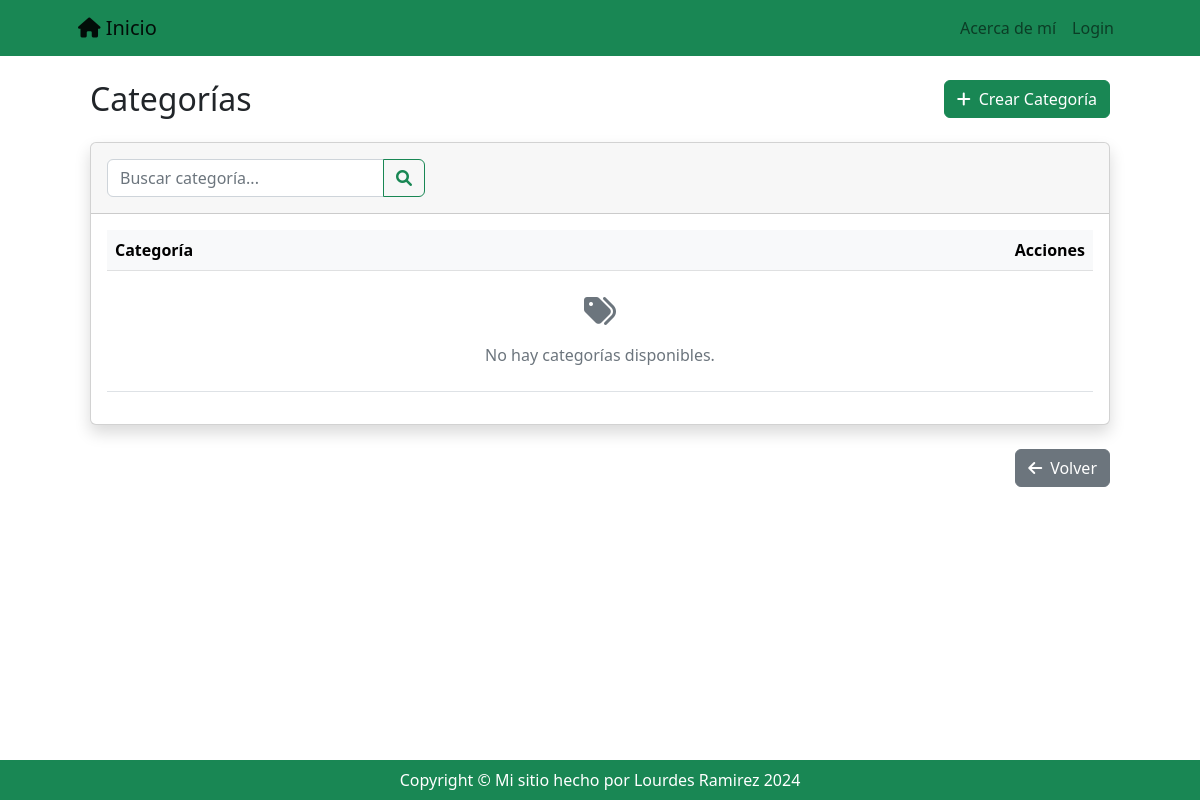
/registro/categoria/list/, run on an earlier commit of the app's database.
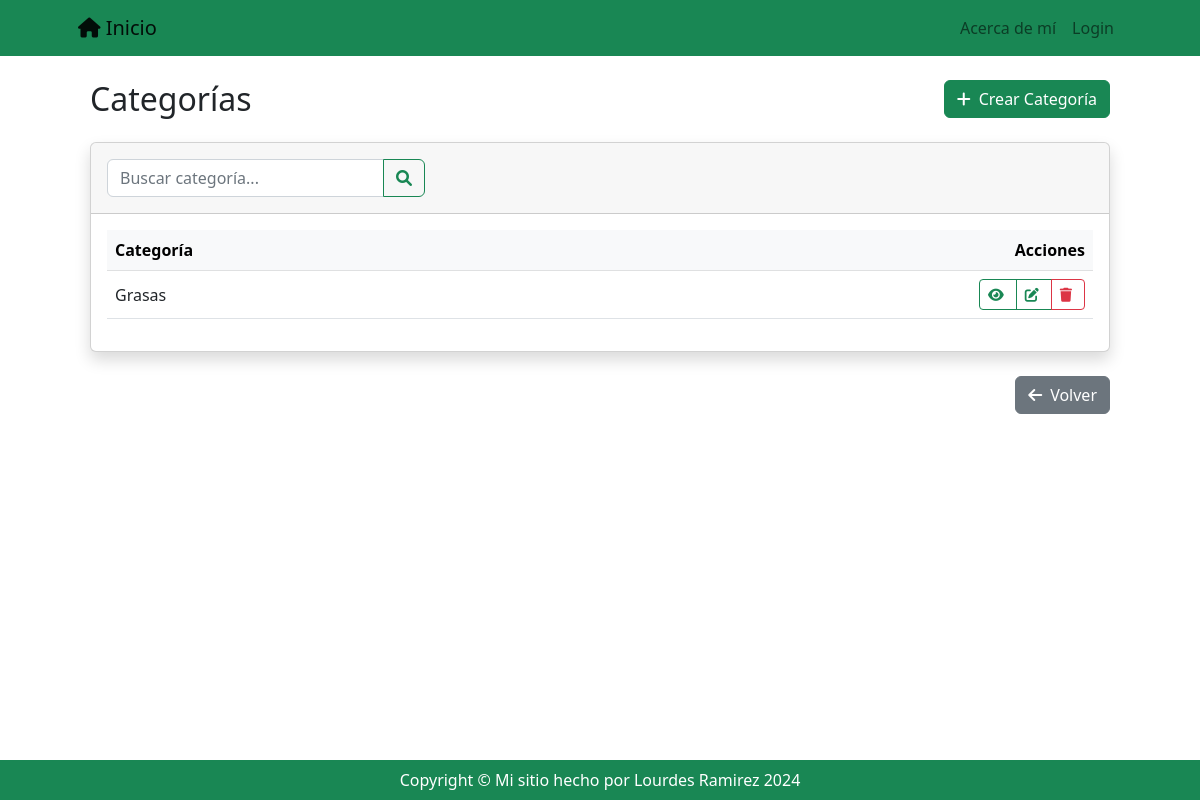
And on a later commit of the database.
### registro/models.py (models this page shows)
class Categoria(models.Model):
    nombre = models.CharField(max_length=255, unique=True)
    descripcion = models.TextField(blank=True, null=True, verbose_name='descripción')
    def __str__(self):
        return self.nombre
    class Meta:
        verbose_name = 'Categoría de Alimento'
        verbose_name_plural = 'Categorías de Alimento'

### registro/views_models/categoria.py (the view)
# urls.py: path('categoria/list/', categoria.categoria_list, name='categoria_list'),
def categoria_list(request: HttpRequest) -> HttpResponse:
    busqueda = request.GET.get('busqueda')
    if busqueda:
        queryset = Categoria.objects.filter(nombre__icontains=busqueda)
    else:
        queryset = Categoria.objects.all()
    return render(request, 'registro/categoria_list.html', {'object_list': queryset})

### registro/templates/registro/categoria_list.html (shortened to what this page needs)
{% extends 'core/base.html' %} {% block content %}
<div class="container-fluid py-4">
  <div class="d-sm-flex align-items-center justify-content-between mb-4">
    <h1 class="h2 mb-0 text-gray-800">Categorías</h1>
    <a href="{% url 'registro:categoria_create' %}" class="btn btn-success">
      <i class="fas fa-plus me-2"></i>Crear Categoría
    </a>
  </div>
  <div class="card shadow mb-4">
    <div class="card-header py-3">
      <form class="row g-3 align-items-center" method="get">
        <div class="col-12 col-md-6 col-lg-4">
          <div class="input-group">
            <input type="text" name="busqueda" class="form-control" placeholder="Buscar categoría..."
              value="{{ request.GET.busqueda }}" />
            <button type="submit" class="btn btn-outline-success">
              <i class="fas fa-search"></i>
            </button>
          </div>
        </div>
      </form>
    </div>
    <div class="card-body">
      <div class="table-responsive">
        <table class="table table-hover align-middle">
          <thead class="table-light">
            <tr>
              <th>Categoría</th>
              <th class="text-end">Acciones</th>
            </tr>
          </thead>
          <tbody>
            {% for categoria in object_list %}
            <tr>
              <td>{{ categoria }}</td>
              <td class="text-end">
                <div class="btn-group" role="group">
                  <a href="{% url 'registro:categoria_detail' categoria.id %}" class="btn btn-outline-success btn-sm">
                    <i class="fas fa-eye"></i>
                  </a>
                  <a href="{% url 'registro:categoria_update' categoria.id %}" class="btn btn-outline-success btn-sm">
                    <i class="fas fa-edit"></i>
                  </a>
                  <a href="{% url 'registro:categoria_delete' categoria.id %}" class="btn btn-outline-danger btn-sm">
                    <i class="fas fa-trash"></i>
                  </a>
                </div>
              </td>
            </tr>
            {% empty %}
            <tr>
              <td colspan="2" class="text-center py-4">
                <div class="text-muted">
                  <i class="fas fa-tags fa-2x mb-3"></i>
                  <p class="mb-0">No hay categorías disponibles.</p>
                </div>
              </td>
            </tr>
            {% endfor %}
          </tbody>
        </table>
      </div>
    </div>
  </div>
  <div class="text-end mt-3">
    <a href="{% url 'registro:index' %}" class="btn btn-secondary">
      <i class="fas fa-arrow-left me-2"></i>Volver
    </a>
  </div>
</div>
{% endblock content %}

### core/templates/core/base.html (shortened to what this page needs)
{% load static %}
<!DOCTYPE html>
<html lang="es">
<head>
    <link href="https://cdnjs.cloudflare.com/ajax/libs/font-awesome/6.0.0/css/all.min.css" rel="stylesheet">
    <link href="{% static 'core/css/styles.css' %}" rel="stylesheet" />
</head>
<body>
    {% include 'core/componentes/navbar.html' %}
    <div class="container px-4 px-lg-5">
        {% block content %}
        {% endblock content %}
    </div>
    {% include 'core/componentes/footer.html' %}
</body>
</html>

### core/templates/core/componentes/navbar.html (shortened to what this page needs)
<nav class="navbar navbar-expand-lg navbar-light bg-success" style="background-color: #549d45;">
    <div class="container px-5">
        <a class="navbar-brand" href="{% url 'core:index' %}"><i class="fa-solid fa-house"></i> Inicio</a>
        <div class="collapse navbar-collapse" id="navbarSupportedContent">
            <ul class="navbar-nav ms-auto mb-2 mb-lg-0">
                {% if user.is_authenticated %}
                <li class="nav-item"><a class="nav-link" href="{% url 'registro:index' %}">Registros</a></li>
                <li class="nav-item"><a class="nav-link" href="{% url 'core:profile' %}">Perfil</a></li>
                <li class="nav-item"><a class="nav-link" href="{% url 'core:about' %}">Acerca de mí</a></li>
                <li class="nav-item">
                    <form action="{% url 'core:logout' %}" method="post">
                        {% csrf_token %}
                        <button class="nav-link btn btn-link" type="submit">Logout</button>
                    </form>
                </li>
                {% else %}
                <li class="nav-item"><a class="nav-link" href="{% url 'core:about' %}">Acerca de mí</a></li>
                <li class="nav-item"><a class="nav-link" href="{% url 'core:login' %}">Login</a></li>
                {% endif %}
            </ul>
        </div>
    </div>
</nav>

### core/templates/core/componentes/footer.html
<footer class="py-2 fixed-bottom bg-success">
    <div class="container px-4 px-lg-5">
        <p class="m-0 text-center text-white">Copyright &copy; Mi sitio hecho por
            Lourdes Ramirez 2024</p>
    </div>
</footer>

What changed in the data, as far as the page shows it:
added Categoria: nombre "Grasas"
Also different on the page:
text no longer shown: "No hay categorías disponibles."
